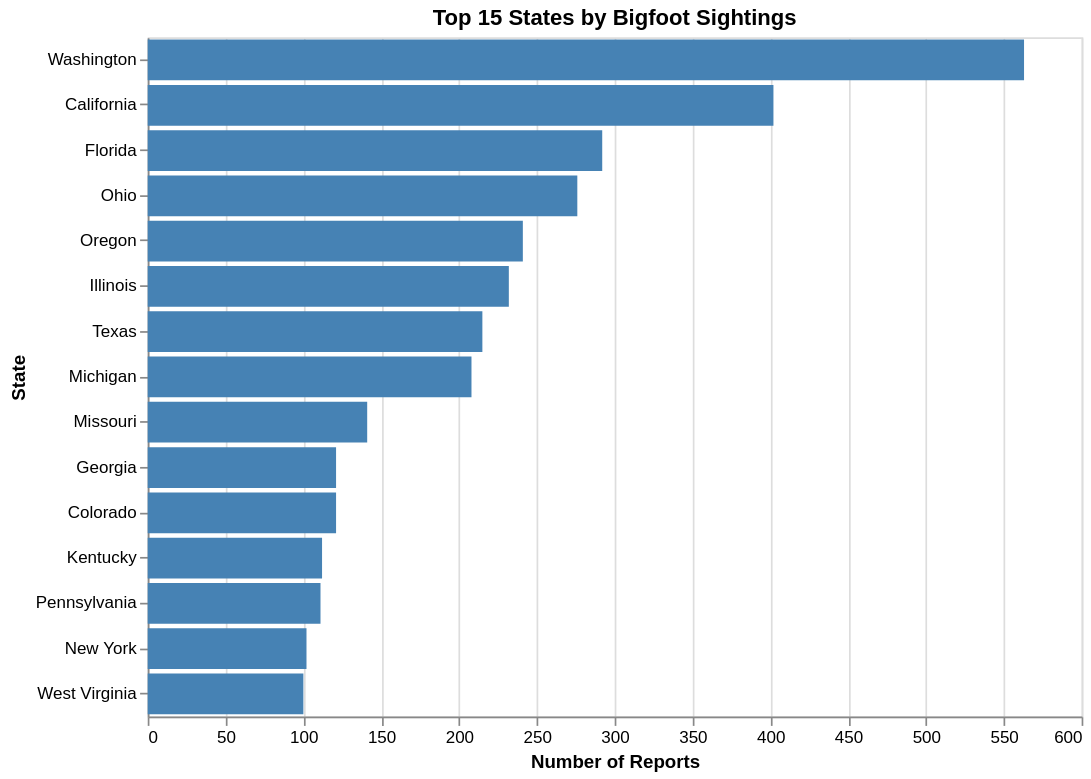

Notebook code for this chart:
### Code cell
state_counts = (
    df.dropna(subset=["state"])
      .groupby("state")
      .size()
      .reset_index(name="count")
      .sort_values("count", ascending=False)
      .head(15)
)

selection = alt.selection_point(fields=["state"])

chart1 = (
    alt.Chart(state_counts)
    .mark_bar()
    .encode(
        x=alt.X("count:Q", title="Number of Reports"),
        y=alt.Y("state:N", sort="-x", title="State"),
        color=alt.condition(
            selection,
            alt.value("steelblue"),
            alt.value("lightgray")
        ),
        tooltip=[
            alt.Tooltip("state:N", title="State"),
            alt.Tooltip("count:Q", title="Reports")
        ]
    )
    .add_params(selection)
    .properties(
        title="Top 15 States by Bigfoot Sightings",
        width=550,
        height=400
    )
)

chart1

### Figure 1 — Vega-Lite specification as saved in the notebook (floating-point values rounded to 4 significant figures)
{"config": {"view": {"continuousWidth": 300, "continuousHeight": 300}}, "data": {"name": "data-358b8a2ef7a4b07fdb374bb35f736fc7"}, "mark": {"type": "bar"}, "encoding": {"color": {"condition": {"param": "param_2", "value": "steelblue"}, "value": "lightgray"}, "tooltip": [{"field": "state", "title": "State", "type": "nominal"}, {"field": "count", "title": "Reports", "type": "quantitative"}], "x": {"field": "count", "title": "Number of Reports", "type": "quantitative"}, "y": {"field": "state", "sort": "-x", "title": "State", "type": "nominal"}}, "height": 400, "params": [{"name": "param_2", "select": {"type": "point", "fields": ["state"]}}], "title": "Top 15 States by Bigfoot Sightings", "width": 550, "$schema": "https://vega.github.io/schema/vega-lite/v5.20.1.json", "datasets": {"data-358b8a2ef7a4b07fdb374bb35f736fc7": [{"state": "Washington", "count": 563}, {"state": "California", "count": 402}, {"state": "Florida", "count": 292}, {"state": "Ohio", "count": 276}, {"state": "Oregon", "count": 241}, {"state": "Illinois", "count": 232}, {"state": "Texas", "count": 215}, {"state": "Michigan", "count": 208}, {"state": "Missouri", "count": 141}, {"state": "Georgia", "count": 121}, {"state": "Colorado", "count": 121}, {"state": "Kentucky", "count": 112}, {"state": "Pennsylvania", "count": 111}, {"state": "New York", "count": 102}, {"state": "West Virginia", "count": 100}]}}
